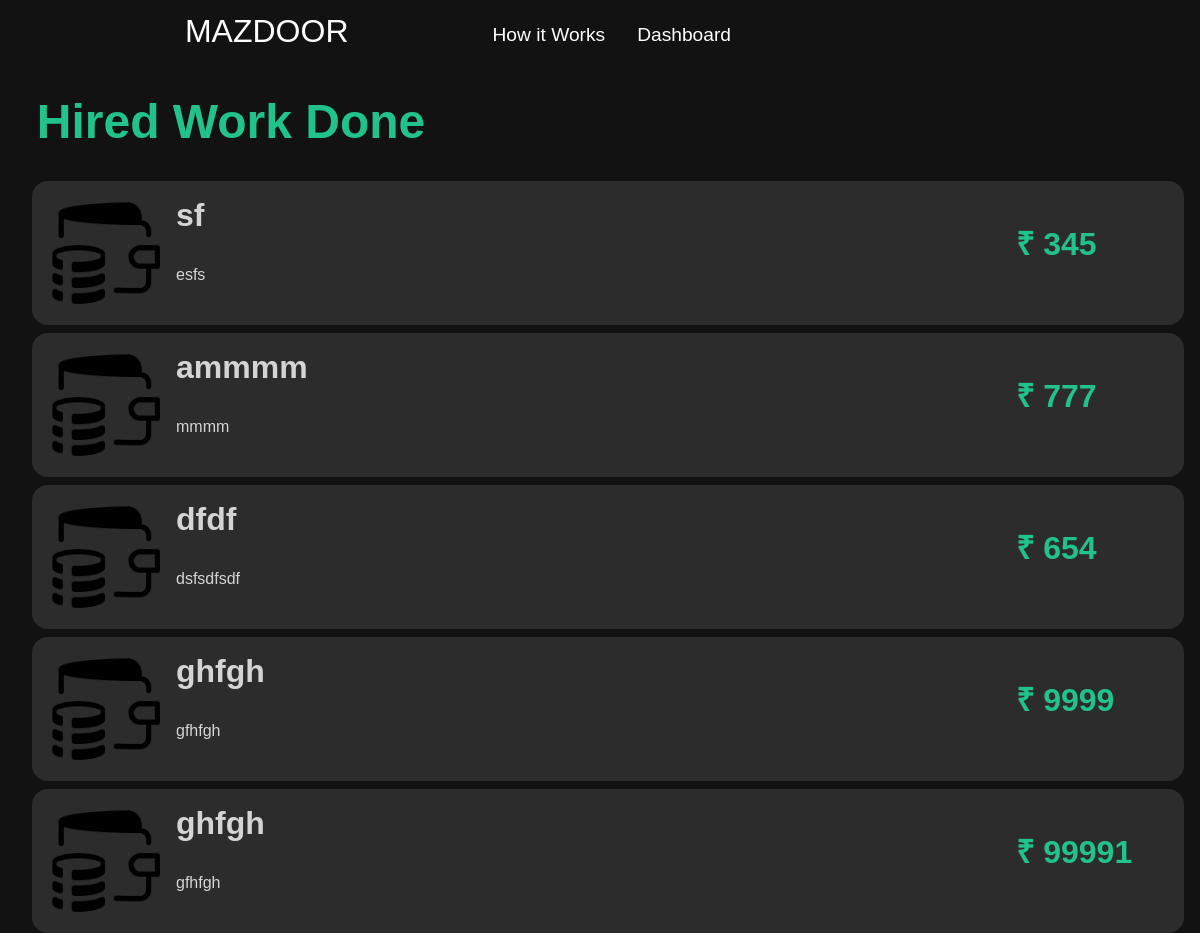
The page /hire_assigned_done.php on the database as committed earlier.
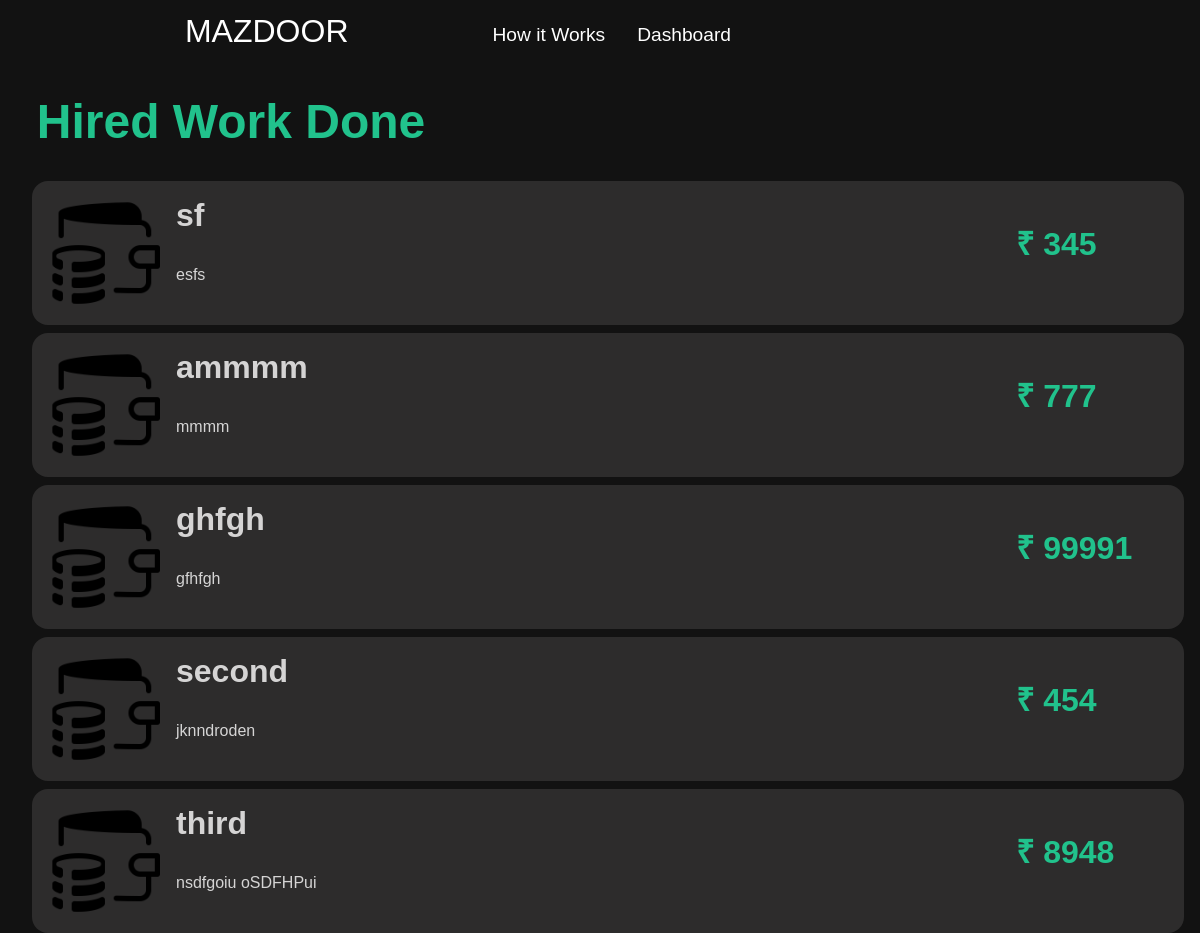
The same page on the database as committed later.
### tables this page shows
CREATE TABLE `requesthire` (
  `requesthireid` int(255) NOT NULL,
  `holdername` varchar(65) NOT NULL,
  `shortdics` varchar(65) NOT NULL,
  `longdics` varchar(255) NOT NULL,
  `mintotal` int(18) NOT NULL,
  `maxtotal` int(18) NOT NULL,
  `category` int(11) NOT NULL,
  `descimg1` varchar(255) NOT NULL,
  `descimg2` varchar(255) NOT NULL,
  `descimg3` varchar(255) NOT NULL,
  `descimg4` varchar(255) NOT NULL,
  `hirework` varchar(255) NOT NULL
);

### hire_assigned_done.php (the view, shortened to what this page needs)
<!DOCTYPE html>
<html lang="en">
<head>
  <link rel="stylesheet" href="css/work_assigned_done.css">
</head>
<body>
  <div class="container">
    <nav class="navbar">
      <div class="logo">
        <a href="index.php" class="logo_link">MAZDOOR</a>
        <ul>
          <li><a href="how_it_works.html">How it Works</a></li>
          <li><a href=" client_dashboard.php">Dashboard</a></li>
        </ul>
      </div>
    </nav>
    <header>Hired Work Done</header>
    <div class="column">
      <?php
      require 'config.php';
      $query = "SELECT * FROM requesthire";
      $query_run = mysqli_query($conn, $query);
      $check_empty = mysqli_num_rows($query_run) > 0;
      if ($check_empty) {
        while ($row = mysqli_fetch_assoc($query_run)) {
          if ($row['hirework'] == 'done') {
            for ($row['hirework'] = 0; $row['hirework'] < 1; $row['hirework']++) {
                    echo "<div class=", "row", ">";
                    echo '<img src=', '"images/paysafely.svg"', 'alt=', "", '>';
                    echo "<div class=", "inner_row", ">";
                    echo "<h1>";
                    echo $row['holdername'];
                    echo "</h1>";
                    echo $row['longdics'];
                    echo "</div>";
                    echo "<h3> ₹ ";
                    echo $row['maxtotal'];
                    echo "</h3>";
                    echo "</div></a>";
              }
            }
            }
          }
        ?>
    </div>
</body>
</html>

### css/work_assigned_done.css (style rules this page uses)
* { margin: 0; padding: 0; box-sizing: border-box; }
html { font-family: "Fjalla One", sans-serif; background: #121212; }
.container { width: 99vw; height: 100vh; }
li { list-style: none; }
a { text-decoration: none; }
.navbar { display: flex; position: relative; justify-content: space-around; padding: 0.5rem 0 0.5rem 0; align-items: center; z-index: 2; background: #121212; }
.logo_link { font-size: 2rem; margin-right: 8rem; color: #ffffff; }
.logo { display: flex; flex-direction: row; align-items: center; transform: translateX(-7rem); }
.logo ul { display: flex; margin-right: 2rem; }
.logo ul li { font-size: 1.2rem; justify-content: space-between; padding: 1rem 1rem 0.5rem 1rem; }
.logo ul li a { color: #ffffff; }
header { width: 99vw; font-size: 3rem; padding-left: 2.3rem; font-weight: bold; margin: 2rem 0; color: #21c28c; }
.row { display: flex; width: 96vw; background: #2d2c2c; margin: 0 0 0.5rem 2rem; border-radius: 1rem; color: #ffffffcc; }
.row img { margin: 0 1rem 0 0; height: 7rem; width: 7rem; margin: 1rem; }
.row h1 { width: 70vw; margin-top: 1rem; }
.row h3 { margin-left: 15rem; margin-right: 12rem; font-size: 2rem; text-align: center; padding-top: 2.5rem; }
.row h3 { color: #21c28c; margin-left: 0; margin-right: 0; }
.inner_row h1 { margin-bottom: 2rem; }

Rows that differ between the two databases and show on the page:
no longer on this page (row edited): requesthire: holdername "dfdf", longdics "dsfsdfsdf", maxtotal "654"
no longer on this page (row edited): requesthire: holdername "ghfgh", longdics "gfhfgh", maxtotal "9999"
added requesthire: holdername "second", longdics "jknndroden", maxtotal "454"
added requesthire: holdername "third", longdics "nsdfgoiu oSDFHPui", maxtotal "8948"
